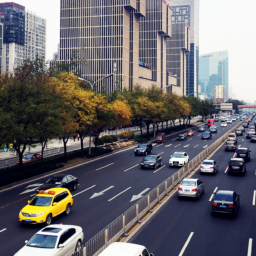
//> input picture PDI/carros.png, 256 x 256 px
$ ./tiltshift   (built with g++ and OpenCV 4)
//> lines starting //> are read from the running program, lines starting //| are printed output that depends on the picture
#include <iostream>
#include <opencv2/opencv.hpp>
#include <math.h>
using namespace cv;
using namespace std;
int extrairalpha (int x, int l1, int l2, int d){
  double alpha = (float)255*(float)1/(float)2*((float)tanh(((float)x-(float)l1)/(float)d)-(float)tanh(((float)x-(float)l2)/(float)d));
  return static_cast<int>(alpha);
}

int main(int, char**){
  Mat imagem,teste,imagemborrada;
  Mat image(256,256, CV_8U, 255);
  Mat imagem_nativa(256,256, CV_8U, 255);
  int width, height;
  Mat resultadopos(256,256, CV_16U);
  Mat resultadoneg(256,256, CV_16U);
  Mat blended;
  float l1 =150;
  float l2 =180;
  float d = 0.5;
  imagem= imread("carros.png",CV_LOAD_IMAGE_COLOR);
//> imagem is the input picture: 256 rows x 256 cols, CV_8UC3; mean B, G, R 108.9, 103.7, 105.8
  if(!imagem.data)
    cout << "nao abriu carros.png" << endl;
  imagemborrada= imread("carrosborrada.png",CV_LOAD_IMAGE_COLOR);
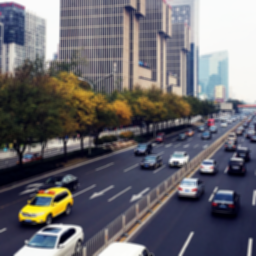
//> input picture PDI/carrosborrada.png, 256 x 256 px
//> imagemborrada is the input picture: 256 rows x 256 cols, CV_8UC3; mean B, G, R 108.9, 103.7, 105.8
  if(!imagem.data)
    cout << "nao abriu carrosborrada.png" << endl;

  width=image.size().width;
  height=image.size().height;

  for(int i = 0; i < width; i++){
    for(int j = 0; j<height; j++){
      image.at<uchar>(i, j) = extrairalpha(i, l1, l2, d);
    }
  }

  for(int i=0; i<width; i++){
    for(int j=0; j<height; j++){
      imagem_nativa.at<uchar>(i,j) = 255 - image.at<uchar>(i,j);
    }
  }

  cvtColor(image, image, CV_GRAY2RGB);
  cvtColor(imagem_nativa, imagem_nativa, CV_GRAY2RGB);

  multiply(imagem, image, resultadopos, 1.0, CV_16U);
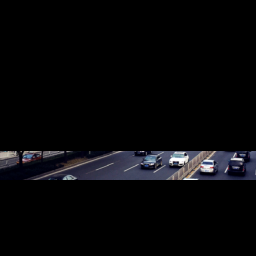
//> resultadopos: 256 rows x 256 cols, CV_16UC3; mean B, G, R 2311.9, 1865.3, 1875; drawn with min black and max white
  multiply(imagemborrada, imagem_nativa, resultadoneg, 1.0, CV_16U);
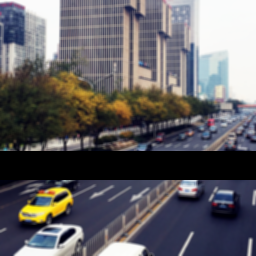
//> resultadoneg: 256 rows x 256 cols, CV_16UC3; mean B, G, R 25449.6, 24571.3, 25094.8; drawn with min black and max white

  addWeighted(resultadopos, 0.5, resultadoneg, 0.5, 100.0, blended);
  imwrite("tiltshit_res.png", blended);

  imwrite("tiltshift_result.png", blended);

  imshow("janela", blended);
  waitKey();
  return 0;
}
